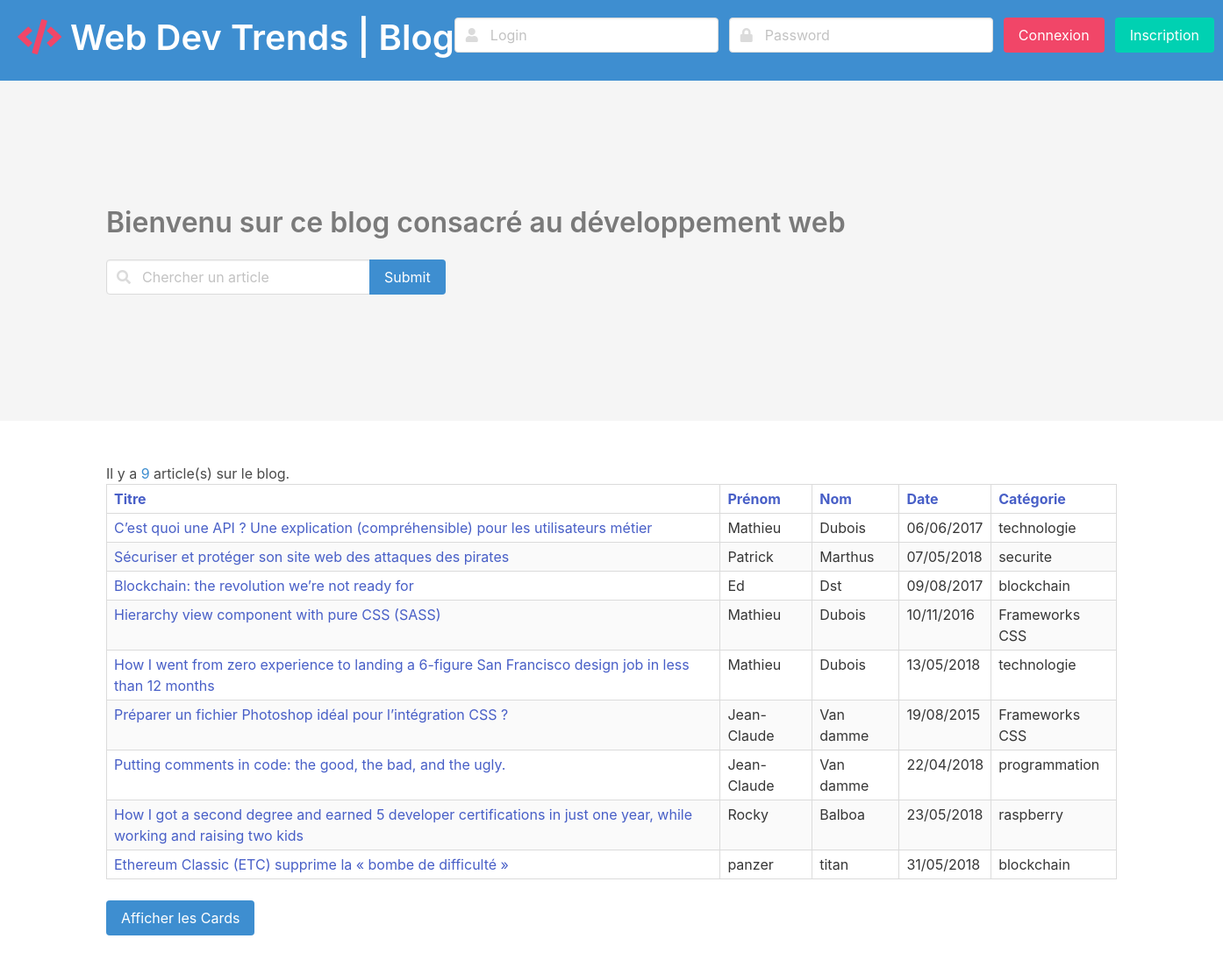
The page / on the database its author committed.
### tables this page shows
CREATE TABLE `posts` (
  `id` int(10) UNSIGNED NOT NULL,
  `title` varchar(120) NOT NULL,
  `content` text NOT NULL,
  `img` varchar(255) NOT NULL,
  `created` date NOT NULL,
  `idCategory` int(10) UNSIGNED NOT NULL,
  `idUser` int(10) UNSIGNED NOT NULL
);

CREATE TABLE `users` (
  `id` int(10) UNSIGNED NOT NULL,
  `firstName` varchar(60) NOT NULL,
  `lastName` varchar(60) NOT NULL,
  `mail` varchar(120) NOT NULL,
  `login` varchar(60) NOT NULL,
  `pass` varchar(255) NOT NULL
);

CREATE TABLE `categories` (
  `id` int(10) UNSIGNED NOT NULL,
  `category` varchar(60) NOT NULL
);

### controller/controller.php (called while the page is built, shortened)
<?php
require 'model/PostsManager.php';
function listPosts($cat, $order)
{
    $postsManager = new PostsManager();
    $posts = $postsManager->getPosts($cat, $order);
    require 'view/posts.php';
}

### model/PostsManager.php (called while the page is built, shortened)
<?php
class PostsManager
{
    public function getPosts($cat, $order)
    {
        $db = $this->dbConnect();
        $sql = "SELECT posts.id AS postsId, title, DATE_FORMAT(created, '%d/%m/%Y') AS date, category, firstName, lastName
                FROM posts
                LEFT JOIN categories c on posts.idCategory = c.id
                LEFT JOIN users u on posts.idUser = u.id
                ORDER BY {$cat} {$order}";
        $result = $db->prepare($sql);
        $result->execute();
        return $result;
    }
    private function dbConnect()
    {
        $db = new PDO('mysql:host=localhost;dbname=blog_tp;charste=utf8', 'root', 'root');
        $db->setAttribute(PDO::ATTR_ERRMODE, PDO::ERRMODE_EXCEPTION);
        return $db;
    }
}

### view/posts.php (the view, shortened to what this page needs)
<?php
if (!isset($_SESSION['login']))
{
    require 'inc/header.inc.php';
}
else
{
    require 'inc/headerAuth.inc.php';
}
?>
    <section class="hero is-medium is-light">
        <div class="hero-body">
            <div class="container">
                <h1 class="title is-3 has-text-grey">Bienvenu sur ce blog consacré au développement web</h1>
                <form action="index.php?action=search&amp;cat=<?= $cat ?>&amp;order=<?= $order ?>"" method="post">
                    <div class="field has-addons">
                        <div class="control has-icons-left">
                            <input class="input" type="text" id="search" name="search" placeholder="Chercher un article">
                            <span class="icon is-small is-left"><i class="fas fa-search"></i></span>
                        </div>
                        <div class="control">
                            <input class="button is-info" type="submit">
                        </div>
                    </div>
                </form>
            </div>
        </div>
    </section>
    <section class="section section-padding">
        <div class="container">
            <p id="countP">Il y a <span class="has-text-info"><?= $posts->rowcount() ?></span> article(s) sur le blog.</p>
            <table class="table is-bordered is-striped is-narrow is-hoverable is-fullwidth">
                <thead>
                <tr>
                    <th><a href="index.php?action=tri&amp;cat=title&amp;order=<?= $order ?>">Titre</a></th>
                    <th><a href="index.php?action=tri&amp;cat=firstName&amp;order=<?= $order ?>">Prénom</a></th>
                    <th><a href="index.php?action=tri&amp;cat=lastName&amp;order=<?= $order ?>">Nom</a></th>
                    <th><a href="index.php?action=tri&amp;cat=date&amp;order=<?= $order ?>">Date</a></th>
                    <th><a href="index.php?action=tri&amp;cat=category&amp;order=<?= $order ?>">Catégorie</a></th>
                </tr>
                </thead>
                <tbody>
                <?php while ($row = $posts->fetch(PDO::FETCH_OBJ)):?>
                    <tr>
                        <td><a href="index.php?action=getId&amp;id=<?= $row->postsId?>"><?= $row->title ?></a></td>
                        <td><?= $row->firstName ?></td>
                        <td><?= $row->lastName ?></td>
                        <td><?= $row->date ?></td>
                        <td><?= $row->category ?></td>
                    </tr>
                <?php endwhile; ?>
                </tbody>
            </table>
            <a class="button is-info" href="index.php?action=card" role="button">Afficher les Cards</a>
        </div>
    </section>
<?php
require 'inc/footer.inc.php';

### index.php (shortened to what this page needs)
<?php
require 'controller/controller.php';
try
{
    if (isset($_GET['action']) && $_GET['action'] == 'connexion')
    {
        if (checkIfUserExist(strtolower($_POST['login'])) && password_verify($_POST['pass'], getPassword($_POST['login'])))
        {
            session_start();
            $_SESSION['login'] = $_POST['login'];
            $_SESSION['name'] = getUserName($_POST['login']);
            $_SESSION['id'] = getUserId($_POST['login']);
            header('Location: index.php');
        }
        else
        {
            throw new Exception('Mauvais Login ou Password');
        }
    }
    elseif (isset($_GET['action']) && $_GET['action'] == 'deco')
    {
        session_start();
        session_destroy();
        unset($_SESSION);
        header('Location: index.php');
    }
    elseif (isset($_GET['action']) && $_GET['action'] == 'card')
    {
        listCards();
    }
    elseif (isset($_GET['action']) && $_GET['action'] == 'search' && isset($_GET['val']))
    {
        $_GET['order'] = $_GET['order'] ?? 'ASC';
        $_GET['order'] == 'ASC' ? $_GET['order'] = 'DESC' : $_GET['order'] = 'ASC';
        searchArticles($_GET['val'], $_GET['cat'], $_GET['order']);
    }
    elseif (isset($_GET['action']) && $_GET['action'] == 'search')
    {
        searchArticles(trim($_POST['search']), 'date', 'ASC');
    }
    elseif (isset($_GET['action']) && $_GET['action'] == 'getId')
    {
        getOne($_GET['id']);
    }
    elseif  (isset($_GET['action']) && $_GET['action'] == 'tri')
    {
        $_GET['order'] = $_GET['order'] ?? 'ASC';
        $_GET['order'] == 'ASC' ? $_GET['order'] = 'DESC' : $_GET['order'] = 'ASC';
        listPosts($_GET['cat'], $_GET['order']);
    }
    else
    {
        listPosts('date', 'ASC');
    }
}
catch(Exception $e) {
    echo 'Erreur : ' . $e->getMessage();
}

### view/inc/header.inc.php (shortened to what this page needs)
<!doctype html>
<html lang="fr">
<head>
    <link rel="stylesheet" href="https://cdnjs.cloudflare.com/ajax/libs/bulma/0.7.1/css/bulma.min.css">
    <link rel="stylesheet" href="https://use.fontawesome.com/releases/v5.0.13/css/all.css">
    <link rel="stylesheet" href="view/inc/css/style.css">
</head>
<body>
<header>
    <nav id="nav" class="navbar is-info">
        <div class="navbar-brand">
            <a class="title is-2 has-text-white" href="https://bulma.io"><i class="fas fa-code has-text-danger"></i> Web Dev Trends | Blog</a>
        </div>
        <div class="navbar-menu">
            <div class="navbar-end">
                <form action="index.php?action=connexion" method="post">
                    <div class="field is-grouped">
                        <div class="control has-icons-left">
                            <input class="input is-grey-light" type="text" id="log" name="login" placeholder="Login">
                            <span class="icon is-small is-left"><i class="fas fa-user"></i></span>
                        </div>
                        <div class="control has-icons-left">
                            <input class="input is-grey-light" type="password" id="password" name="pass" placeholder="Password">
                            <span class="icon is-small is-left"><i class="fas fa-lock"></i></span>
                        </div>
                        <div class="control">
                            <input class="button is-danger" type="submit" value="Connexion">
                        </div>
                        <div class="control">
                            <input id="button" type="button" class="button is-primary" value="Inscription">
                        </div>
                    </div>
                </form>
            </div>
        </div>
    </nav>
</header>

### view/inc/css/style.css (style rules this page uses)
#nav { padding: 20px; }

### rows shown on the page
posts: title "C’est quoi une API ? Une explication (compréhensible) pour les utilisateurs métier", idUser.firstName "Mathieu", idUser.lastName "Dubois", date "06/06/2017", idCategory.category "technologie"
posts: title "Sécuriser et protéger son site web des attaques des pirates", idUser.firstName "Patrick", idUser.lastName "Marthus", date "07/05/2018", idCategory.category "securite"
posts: title "Blockchain: the revolution we’re not ready for", idUser.firstName "Ed", idUser.lastName "Dst", date "09/08/2017", idCategory.category "blockchain"
posts: title "Hierarchy view component with pure CSS (SASS)", idUser.firstName "Mathieu", idUser.lastName "Dubois", date "10/11/2016", idCategory.category "Frameworks CSS"
posts: title "How I went from zero experience to landing a 6-figure San Francisco design job in less than 12 months", idUser.firstName "Mathieu", idUser.lastName "Dubois", date "13/05/2018", idCategory.category "technologie"
posts: title "Préparer un fichier Photoshop idéal pour l’intégration CSS ?", idUser.firstName "Jean-Claude", idUser.lastName "Van damme", date "19/08/2015", idCategory.category "Frameworks CSS"
posts: title "Putting comments in code: the good, the bad, and the ugly.", idUser.firstName "Jean-Claude", idUser.lastName "Van damme", date "22/04/2018", idCategory.category "programmation"
posts: title "How I got a second degree and earned 5 developer certifications in just one year, while working and raising two kids", idUser.firstName "Rocky", idUser.lastName "Balboa", date "23/05/2018", idCategory.category "raspberry"
posts: title "Ethereum Classic (ETC) supprime la « bombe de difficulté »", idUser.firstName "panzer", idUser.lastName "titan", date "31/05/2018", idCategory.category "blockchain"

### other values the page prints
$posts->rowcount() "9"
